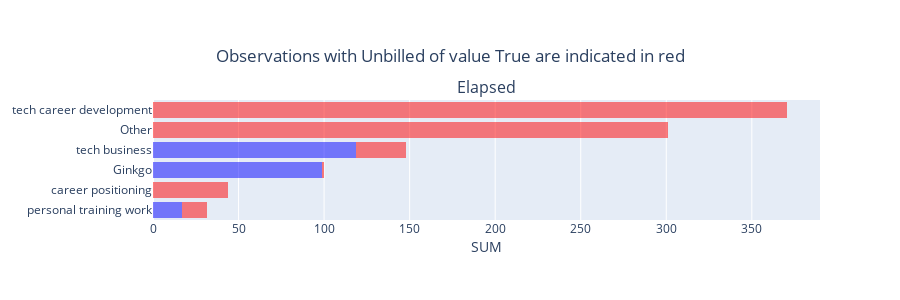

The cell this chart's notebook holds for it:
### Markdown cell above
## 1.2

### Code cell
import plotly.graph_objects as go
from plotly.subplots import make_subplots

def plot_int_hist(
    df, groupby, columns=None, classification=None, label=1, 
    agg='sum',
    barmode='stack', n_columns=1, height=150, y_order=False
    ):
    """
    Use Plotly to plot multiple histograms using the specified columns of a dataframe.
    https://plotly.com/python/histograms/#specify-aggregation-function

    Arguments:
    - df: Dataframe.
    - columns (optional): Columns of dataframe on which to create the histogram. If blank, all numeric data will be plotted.
    - classification (optional): Provide name of colum containing binary classification values 0 and 1. 
        Data points classified as 1 will be in red.
    - label (optional): Label of classification column. Default is 1.
    - barmode ('stack', 'group', or 'overlay'; optional): How the different will be shown. Default is 'stack'.
    - n_columns (optional): Number of columns in the figure. Default is 2.
    - height (optional): Height of each subplot in pixels. Default is 150.
    - y_order (optional): List of values to specify the order of the y axis. Default is None.

    """
    if columns == None:
        columns = df.dtypes[df.dtypes != 'object'].index.tolist()
    n_rows = (len(columns)-1) // n_columns + 1
    fig = make_subplots(rows=n_rows, cols=n_columns, subplot_titles=columns)
    for i, feature in enumerate(columns):
        if classification:
            zero = df.sort_values(feature)[df.sort_values(feature)[classification] != label]
            one = df.sort_values(feature)[df.sort_values(feature)[classification] == label]
            fig.add_trace(go.Histogram(y=zero[groupby], x=zero[feature],
                histfunc=agg, 
                marker_color='blue',
                orientation='h',
                opacity=0.5), 
                row=i//n_columns+1, col=i % n_columns + 1
                )
            fig.add_trace(go.Histogram(y=one[groupby], x=one[feature],
                histfunc=agg, 
                marker_color='red',
                orientation='h',
                opacity=0.5),
                row=i//n_columns+1, col=i % n_columns + 1)
        else:
            fig.add_trace(go.Histogram(
                histfunc=agg, x=df[feature], y=df[groupby],
                orientation='h'
                ), 
            row=i//n_columns+1, col=i % n_columns + 1)
    
    if classification:
        title = f'Observations with {classification} of value {label} are indicated in red'
    else:
        title = 'Value counts'
    fig.update_layout(
        showlegend=False,
        height=(n_rows+1)*height,
        barmode=barmode,
        # bargap=0.1,
        title=title,
        title_x=0.5,
        title_xanchor='center',
        # title_y=0.1,
        title_yanchor='top'
    )
    fig.update_xaxes(title=dict(
        standoff=0,
        ),
        title_text=f'{agg}'.upper(),
        row=n_rows
    )
    if y_order:
        aggregate_df = df[columns + [groupby]].groupby(
            groupby
            ).sum().sort_values(by=[columns[0]], ascending=True)
        index_list = aggregate_df.index.tolist()
        print(f'y_order: {index_list}')
        fig.update_yaxes(categoryorder='array', categoryarray=index_list)
    fig.show()


def plot_by_category(
    df, category_column='Category', classification='Unbilled', label=True,
    agg='sum',
    sort_column='Elapsed'
    ):
    classified_df = classify_projects(df)
    aggregate_df = classified_df[[sort_column, category_column]].groupby(
        category_column
        ).sum().sort_values(by=[sort_column], ascending=True)
    # index_list = aggregate_df.index.tolist()
    # print(index_list)

    plot_int_hist(
        classified_df, 
        groupby=category_column,
        columns=[sort_column],
        classification=classification,
        agg=agg,
        label=label,
        y_order=True
    )
    return aggregate_df

plot_by_category(df, classification='Unbilled')

### Figure 1 — Plotly figure (JSON) as saved in the notebook; plotly's stock layout.template omitted (floating-point values rounded to 4 significant figures; data arrays with more than 128 entries replaced by an {"elided": "..."} marker saying what was removed)
{"data": [{"histfunc": "sum", "marker": {"color": "blue"}, "opacity": 0.5, "orientation": "h", "type": "histogram", "x": {"elided": "408 float values"}, "xaxis": "x", "y": {"elided": "408 str values"}, "yaxis": "y"}, {"histfunc": "sum", "marker": {"color": "red"}, "opacity": 0.5, "orientation": "h", "type": "histogram", "x": {"elided": "945 float values"}, "xaxis": "x", "y": {"elided": "945 str values"}, "yaxis": "y"}], "layout": {"annotations": [{"font": {"size": 16}, "showarrow": false, "text": "Elapsed", "x": 0.5, "xanchor": "center", "xref": "paper", "y": 1, "yanchor": "bottom", "yref": "paper"}], "barmode": "stack", "height": 300, "showlegend": false, "title": {"text": "Observations with Unbilled of value True are indicated in red", "x": 0.5, "xanchor": "center", "yanchor": "top"}, "xaxis": {"anchor": "y", "domain": [0, 1], "title": {"standoff": 0, "text": "SUM"}}, "yaxis": {"anchor": "x", "categoryarray": ["personal training work", "career positioning", "Ginkgo", "tech business", "Other", "tech career development"], "categoryorder": "array", "domain": [0, 1]}}}
